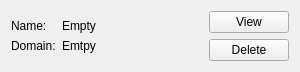
<?xml version="1.0" encoding="UTF-8"?>
<ui version="4.0">
 <class>CookieWidget</class>
 <widget class="QWidget" name="CookieWidget">
  <property name="geometry">
   <rect>
    <x>0</x>
    <y>0</y>
    <width>300</width>
    <height>71</height>
   </rect>
  </property>
  <property name="sizePolicy">
   <sizepolicy hsizetype="Preferred" vsizetype="Preferred">
    <horstretch>0</horstretch>
    <verstretch>0</verstretch>
   </sizepolicy>
  </property>
  <property name="minimumSize">
   <size>
    <width>300</width>
    <height>0</height>
   </size>
  </property>
  <property name="maximumSize">
   <size>
    <width>310</width>
    <height>16777215</height>
   </size>
  </property>
  <property name="windowTitle">
   <string>Form</string>
  </property>
  <layout class="QHBoxLayout" name="horizontalLayout" stretch="3,1">
   <item>
    <layout class="QFormLayout" name="formLayout">
     <property name="formAlignment">
      <set>Qt::AlignLeading|Qt::AlignLeft|Qt::AlignVCenter</set>
     </property>
     <item row="0" column="0">
      <widget class="QLabel" name="label">
       <property name="text">
        <string>Name:</string>
       </property>
      </widget>
     </item>
     <item row="0" column="1">
      <widget class="QLabel" name="m_nameLabel">
       <property name="text">
        <string>Empty</string>
       </property>
      </widget>
     </item>
     <item row="1" column="0">
      <widget class="QLabel" name="label_2">
       <property name="text">
        <string>Domain:</string>
       </property>
      </widget>
     </item>
     <item row="1" column="1">
      <widget class="QLabel" name="m_domainLabel">
       <property name="text">
        <string>Emtpy</string>
       </property>
      </widget>
     </item>
    </layout>
   </item>
   <item>
    <layout class="QVBoxLayout" name="verticalLayout">
     <item>
      <widget class="QPushButton" name="m_viewButton">
       <property name="text">
        <string>View</string>
       </property>
      </widget>
     </item>
     <item>
      <widget class="QPushButton" name="m_deleteButton">
       <property name="text">
        <string>Delete</string>
       </property>
      </widget>
     </item>
    </layout>
   </item>
  </layout>
 </widget>
 <resources/>
 <connections/>
</ui>
